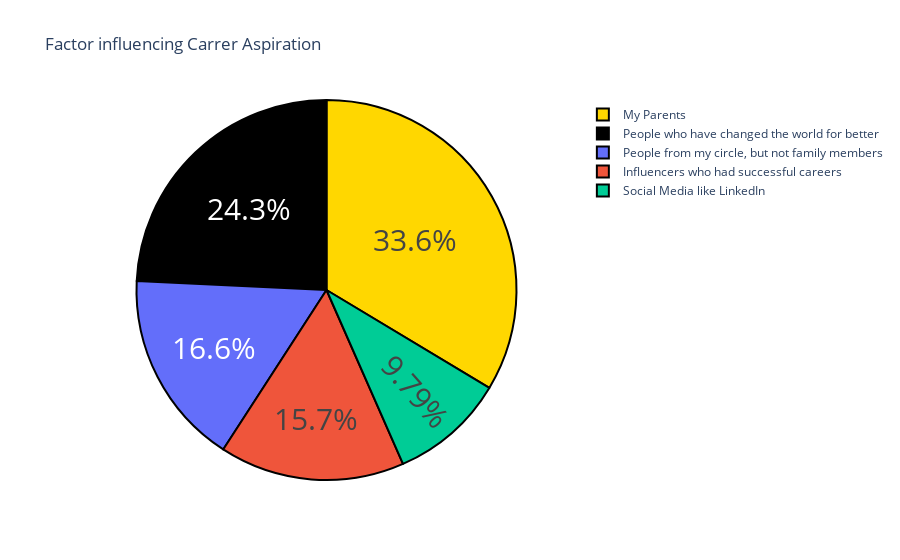

Write notebook code for a chart like this one.
### Code cell
qstion = data['Which of the below factors influence the most about your career aspirations ?'].value_counts()
label = qstion.index
counts = qstion.values
colors = ['gold','black']
fig = go.Figure(data=[go.Pie(labels=label, values=counts)])
fig.update_layout(title_text = 'Factor influencing Carrer Aspiration')
fig.update_traces(hoverinfo = 'label+value', textinfo = 'percent',textfont_size = 30,
                  marker = dict(colors = colors, line = dict(color='black', width = 2)))
fig.show()

### Figure 1 — Plotly figure (JSON) as saved in the notebook; plotly's stock layout.template omitted (floating-point values rounded to 4 significant figures)
{"data": [{"hoverinfo": "label+value", "labels": ["My Parents", "People who have changed the world for better", "People from my circle, but not family members", "Influencers who had successful careers", "Social Media like LinkedIn"], "marker": {"colors": ["gold", "black"], "line": {"color": "black", "width": 2}}, "textfont": {"size": 30}, "textinfo": "percent", "type": "pie", "values": [79, 57, 39, 37, 23]}], "layout": {"autosize": true, "title": {"text": "Factor influencing Carrer Aspiration"}}}
